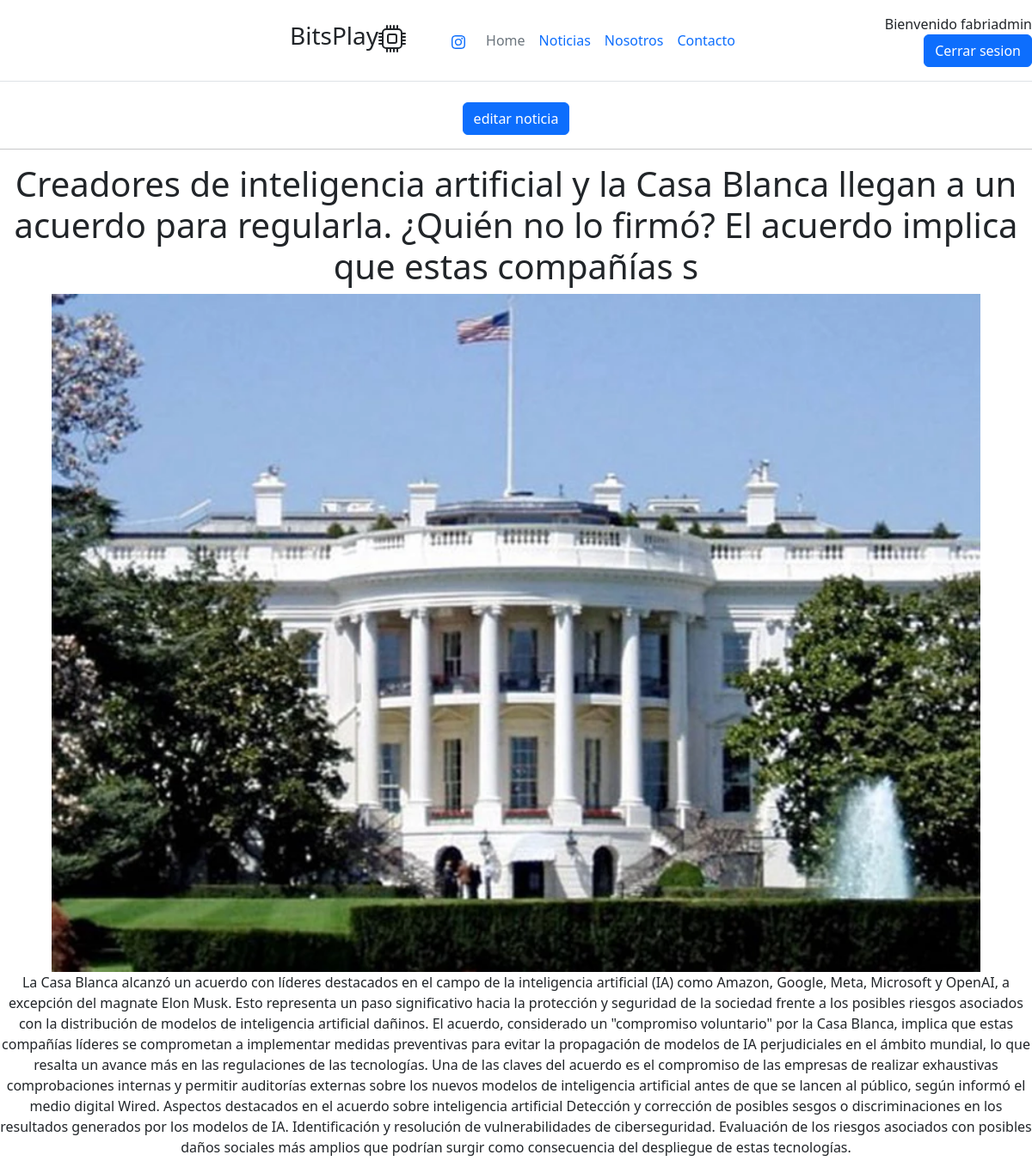
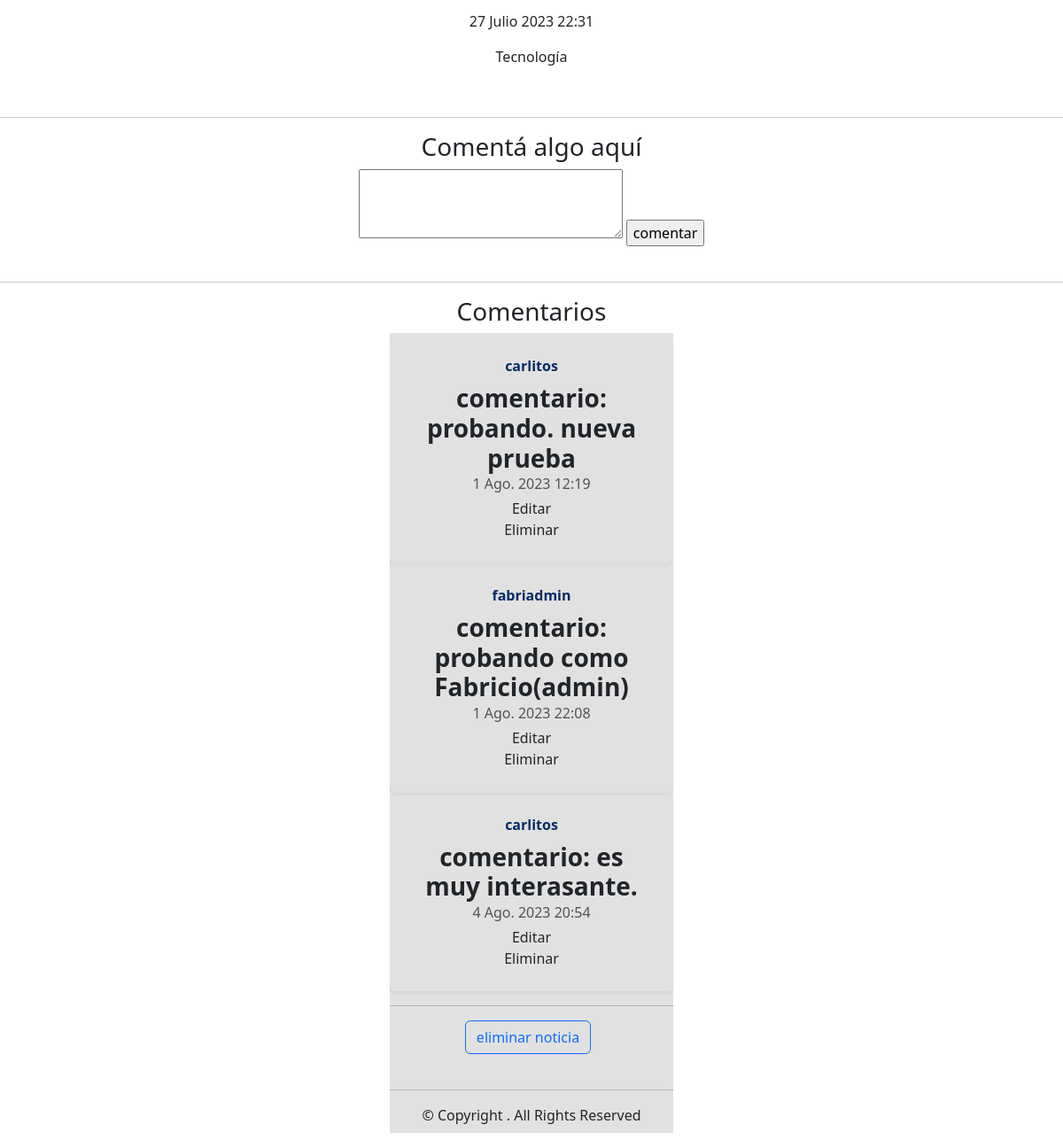
/noticias/detalle5 (signed in), run on the app's committed database (2 pictures, top to bottom).
### apps/usuarios/models.py (models this page shows)
class Usuario(AbstractUser):
    pass

### apps/noticias/models.py (models this page shows, shortened)
class Noticia(models.Model):
    titulo = models.CharField(max_length=150)
    cuerpo = models.TextField()
    fecha = models.DateTimeField(auto_now_add=True)
    imagen = models.ImageField(upload_to='noticias')
    categoria_noticia = models.ForeignKey(Categoria, on_delete=models.CASCADE)
    def __str__(self) -> str:
        return self.titulo

class Categoria(models.Model):
    nombre = models.CharField(max_length=50)
    def __str__(self) -> str:
        return self.nombre

class Comentario(models.Model):
    texto = models.TextField(null=True)
    fecha = models.DateTimeField(auto_now_add=True)
    noticia = models.ForeignKey(Noticia, on_delete=models.CASCADE)
    usuario = models.ForeignKey(Usuario, on_delete=models.CASCADE)

### apps/noticias/views.py (the view)
# urls.py: path('detalle<int:pk>', views.Detalle_Noticias, name='detalle'),
def Detalle_Noticias(request, pk):
    contexto = {}
    n = Noticia.objects.get(pk=pk)
    contexto['noticia'] = n
    c = Comentario.objects.filter(noticia=n)
    contexto['comentarios'] = c
    return render(request, 'noticias/detalle.html', contexto)

### templates/noticias/detalle.html (shortened to what this page needs)
{% extends 'base.html' %}
{% load static %}
{% block contenido%}
{% if user.is_superuser or user.is_staff %}
    <button type="button" class="btn btn-primary"><a class="nav-link" href="{% url 'noticias:editar_noticia' noticia.pk %}"> editar noticia</a></button>
    <hr>
{% endif %}
<h1>{{noticia}}</h1>
<img src="{{noticia.imagen.url}}" alt="" width="300">
<p>{{noticia.cuerpo}}</p>
<p>{{noticia.fecha}}</p>
<p>{{noticia.categoria_noticia}}</p>
<br>
<hr>
{% if user.is_authenticated %}
<h3>Comentá algo aquí</h3>
<form action="{% url 'noticias:comentar' %}" method="post">{% csrf_token %}
    <textarea name="comentario" cols="30" rows="3"></textarea>
    <input type="submit" value="comentar">
</form>
<br>
<hr>
    <h3>Comentarios</h3>
    {% for com in comentarios %}
    <div class="contenedor">
    <div class="row mb-2">
    <div class="col-md-16">
        <div class="row g-0 border rounded overflow-hidden flex-md-row mb-8 shadow-sm h-md-250 position-relative">
            <div class="col p-4 d-flex flex-column position-static">
                <strong class="d-inline-block mb-2 text-primary-emphasis">{{ com.usuario }}
                </strong>
                <h3 class="mb-0"><strong> comentario: {{ com.texto }}</strong></h3>
                <div class="mb-1 text-body-secondary"> {{ com.fecha }}</div>
            {% if user == com.usuario or user.is_superuser or user.is_staff %}
            <a class="dropdown-item" href="{% url 'noticias:comment_edit' com.pk %}">Editar</a>
            <a class="dropdown-item" href="{% url 'noticias:comment_delete' com.pk %}">Eliminar</a>
            {% endif %}
            </div>
        </div>
    {% endfor %}
    </div>
    </div>
    </div>
<hr>
    {% if user.is_superuser or user.is_staff %}
        <button type="button" class="btn btn-outline-primary me-2"><a class="nav-link" href="{% url 'noticias:eliminar_noticia' noticia.pk %}"> eliminar noticia</a></button>
    {% endif %}
{% else %}
    <h3>¿Quieres comentar y ver las opiniones de los demás?</h3>
    <h2> LOGEATE </h2>
    <button type="button" class="btn btn-primary"><a class="nav-link" href="{% url 'login' %}?next={{ request.path }}"> iniciar
    sesion</a></button>
{% endif %}
{% endblock contenido %}

### templates/navbar.html (shortened to what this page needs)
<header
    class="d-flex flex-wrap align-items-center justify-content-center justify-content-md-between py-3 mb-4 border-bottom">
    <div class="col-md-3 mb-2 mb-md-0">
        <a href="/" class="d-inline-flex link-body-emphasis text-decoration-none">
            <svg class="bi" width="40" height="32" role="img" aria-label="Bootstrap">
                <use xlink:href="#bootstrap"></use>
            </svg>
        </a>
    </div>
    <ul class="nav col-0 col-md-auto mb-2 justify-content-left mb-md-0">
        <li class="nav-item">
    <li  id="icono-izquierda"><h3 >BitsPlay</li></ul></li>
    <ul class="nav col-12 col-md-auto mb-2 justify-content-center mb-md-0">
        <li class="nav-item">
            <a class="nav-link" target="_blank "href="https://www.instagram.com/fabri__alarcon/"></a>
        <li><a href="{% url 'home' %}" class="nav-link px-2 link-secondary">Home</a></li>
        <li><a href="{% url 'noticias:inicio' %}" class="nav-link px-2">Noticias</a></li>
        <li><a href="{% url 'nosotros' %}" class="nav-link px-2">Nosotros</a></li>
        <li><a href="{% url 'noticias:contacto' %}" class="nav-link px-2">Contacto</a></li>
    </ul>
    <div class="col-md-3 text-end">
        {% if user.is_authenticated %}
            Bienvenido {{ user.username }}
            <button type="button" class="btn btn-primary"><a class="nav-link" href="{% url 'logout' %}">Cerrar
            sesion</a></button>
        {% else %}
            <button type="button" class="btn btn-outline-primary me-2"><a class="nav-link" href="{% url 'login' %}"> iniciar
                sesion</a></button>
            <button type="button" class="btn btn-outline-primary me-2"><a class="nav-link"
                href="{% url 'usuarios:registro' %}">Registrar</a></button>
        {% endif %}
    </div>
</header>

### static/css/main.css (style rules this page uses)
.contenedor { background-color: rgb(225, 225, 225); width: 75vw; max-width: 320px; margin: auto; }
img { width: 90%; }
* { text-align: center; }
#icono-izquierda { text-align: left; }

### data on the page
Usuario: username "fabriadmin"
Noticia: titulo "Creadores de inteligencia artificial y la Casa Blanca llegan a un acuerdo para regularla. ¿Quién no lo firmó? El acuerdo implica que estas compañías s", imagen (picture), cuerpo "La Casa Blanca alcanzó un acuerdo con líderes destacados en el campo de la inteligencia artificial (IA) como Amazon, Google, Meta, Microsoft y OpenAI, a excepción del magnate Elon Musk. Esto representa un paso significativo hacia la protección y seguridad de la sociedad frente a los posibles riesgos asociados con la distribución de modelos de inteligencia artificial dañinos. El acuerdo, considerado un \"compromiso voluntario\" por la Casa Blanca, implica que estas compañías líderes se comprometan a implementar medidas preventivas para evitar la propagación de modelos de IA perjudiciales en el ámbito mundial, lo que resalta un avance más en las regulaciones de las tecnologías. Una de las…", fecha "27 Julio 2023 22:31", categoria_noticia "Tecnología"
Comentario: usuario "carlitos", texto "probando. nueva prueba", fecha "1 Ago. 2023 12:19", shows "Editar"
Comentario: usuario "fabriadmin", texto "probando como Fabricio(admin)", fecha "1 Ago. 2023 22:08", shows "Editar"
Comentario: usuario "carlitos", texto "es muy interasante.", fecha "4 Ago. 2023 20:54", shows "Editar"
